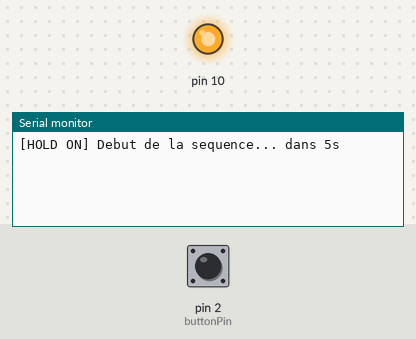
Bench run of a sketch on a simulated Arduino Uno, built with avr-gcc and run on an emulated ATmega328P. On the bench: output pins drawn as LEDs (lit = HIGH), the last lines printed to the serial monitor. The inputs (shaded band) are chosen by the test bench; at power-on: pin 2 (buttonPin) LOW. Pins used as bus, display or sensor lines are not drawn.

Above: at 6.2 s.
6.3 s: pin 2 (buttonPin) pulled HIGH for 0.15 s
At 6.43 s:
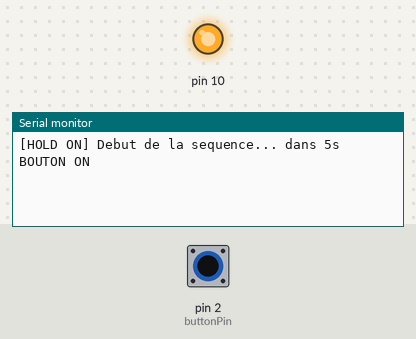
At 7.9 s:
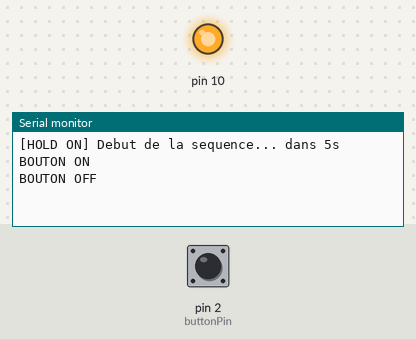

The sketch:

HoldOnOnButton.ino
```cpp
#include <Wire.h>
#include <SPI.h>
#include <EEPROM.h>

#define PDB_COMMAND_WRITE 1
#define BANK_ONE 1
#define BANK_ZERO 0
#define THUMPER_FIRE_DURATION 10
#define pinMOSI 11

const int buttonPin = 2;
const int ledPin =  13;

unsigned char dataSolenoid = 0;
unsigned char j = 0;
byte board = 0;
int loopCounter = 0;

int buttonState = 0;
int buttonOldState = 0;

void setup() {

 // initialize serial monitor:
 Serial.begin(9600);

 // put your setup code here, to run once:
 // this serial for solenoid driver
 SPI.begin();
 SPI.setBitOrder(MSBFIRST);
 SPI.setClockDivider(SPI_CLOCK_DIV2);  // Need 8 MHz.  So use DIV2 on a 16 MHz board.

 ++loopCounter;

 // initialize the LED pin as an output:
  pinMode(ledPin, OUTPUT);
  // initialize the pushbutton pin as an input:
  pinMode(buttonPin, INPUT);

 Serial.print("[HOLD ON] Debut de la sequence... dans 5s\n");
 SolenoidOff(0);
 SolenoidOff(1);
 delay(5000);
}

void loop() {
   buttonState = digitalRead(buttonPin);

  // check if the pushbutton is pressed.
  // if it is, the buttonState is HIGH:
  if (buttonState == HIGH) {
    // turn LED on:
    digitalWrite(ledPin, HIGH);
    if(buttonState != buttonOldState){
      Serial.print("BOUTON ON\n");
      SolenoidOn(0);
      delay(20);
    }else{
      SolenoidOn(0);
      delay(3);
      SolenoidOff(0);
      delay(10);
    }
  }
  else {
    // turn LED off:
    digitalWrite(ledPin, LOW);
    if(buttonState != buttonOldState){
      Serial.print("BOUTON OFF\n");
    }
  }

  buttonOldState = buttonState;

} // loop

void SolenoidOn(byte solenoidNumber)
{
 dataSolenoid |= 1 << solenoidNumber; // set solenoid bit to one

 sendPDBCommand(board, PDB_COMMAND_WRITE, BANK_ZERO, dataSolenoid);

 //#if (DIAGNOSTIC_ENABLED == 1)
   //Serial.print("Solenoid On  = ");
   //Serial.print(solenoidNumber);
   //Serial.print("     ");
   //PrintBinary(dataSolenoid, 8);
   //Serial.print("\r\n");
 //#endif

 return;
} // SolenoidOn

void SolenoidOff(byte solenoidNumber)
{
 dataSolenoid &= ~(1 << solenoidNumber); // set solenoid bit to zero

 sendPDBCommand(board, PDB_COMMAND_WRITE, 0, dataSolenoid);

 //#if (DIAGNOSTIC_ENABLED == 1)
   //Serial.print("Solenoid Off = ");
   //Serial.print(solenoidNumber);
   //Serial.print("     ");
   //PrintBinary(dataSolenoid, 8);
   //Serial.print("\r\n");

 //#endif

 return;
} // SolenoidOff

void sendPDBCommand(byte addr, byte command, byte bankAddr, byte data)
{
 byte cmdWord[5];
 cmdWord[0] = addr;
 cmdWord[1] = command;
 cmdWord[2] = bankAddr;
 cmdWord[3] = (data >> 4) & 0xF;
 cmdWord[4] = data & 0xF;

 // Turn off interrupts so the transfer doesn't get interrupted.
 noInterrupts();
 // Hardcode transfers to minimize IDLEs between transfers.
 // Using a for-loop adds 5 extra IDLEs between transfers.
 SPI.transfer(cmdWord[0]);
 SPI.transfer(cmdWord[1]);
 SPI.transfer(cmdWord[2]);
 SPI.transfer(cmdWord[3]);
 SPI.transfer(cmdWord[4]);
 // Re-enable interrupts
 interrupts();
 //Serial.println("Transferred ");
 return;
} // sendPDBCommand

void PrintBinary(int v, int num_places)
{
   int mask=0, n;

   for (n=1; n<=num_places; n++)
   {
       mask = (mask << 1) | 0x0001;
   }
   v = v & mask;  // truncate v to specified number of places

   while(num_places)
   {

       if (v & (0x0001 << num_places-1))
       {
            Serial.print("1");
       }
       else
       {
            Serial.print("0");
       }

       --num_places;
       if(((num_places%4) == 0) && (num_places != 0))
       {
           Serial.print("_");
       }
   }
} // PrintBinary
```

Measured:
- after the input at 6.3 s, the serial monitor: prints a new line at once (image 1)
